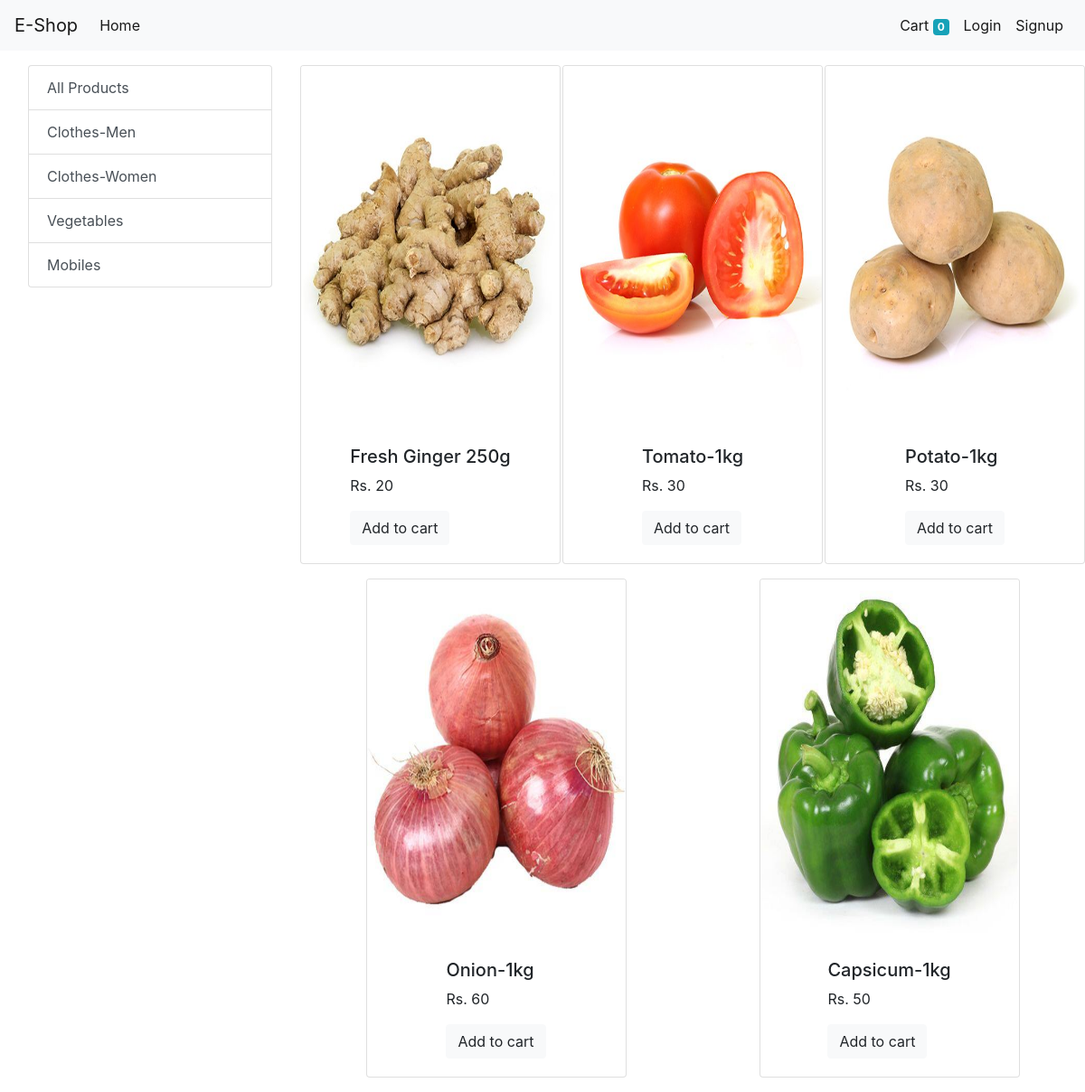
The app's page /?category=5 with its own data.
### store/models/category.py (models this page shows, shortened)
class Category(models.Model):
    name=models.CharField(max_length=100)
    @staticmethod
    def get_all_categories():
        return Category.objects.all()

### store/models/product.py (models this page shows, shortened)
class Product(models.Model):
    name=models.CharField(max_length=100)
    price=models.IntegerField(default=0)
    description=models.CharField(max_length=200,null=False)
    image=models.ImageField(upload_to='uploads/products/')
    category=models.ForeignKey(Category,on_delete=models.CASCADE,default=1)
    @staticmethod
    def get_all_products():
        return Product.objects.all()
    @staticmethod
    def get_products_byId(category_r):
        if category_r:
            return Product.objects.filter(category=category_r)
        else:
            return Product.objects.all()

### store/views.py (the view, shortened to what this page needs)
# urls.py: 2. Add a URL to urlpatterns:  path('', views.home, name='home')
def home(request):
    if request.method=='GET':
        if not request.session.get('cart'):
            request.session['cart']={}
        products=product.Product.get_all_products()
        category_r=request.GET.get('category')
        if category_r ==0:
            products=product.Product.get_all_products()
        else:
            products=product.Product.get_products_byId(category_r)
        categories=category.Category.get_all_categories()
        return render(request,'store/home.htm',{'prds':products,'cat':categories})

### store/templatetags/cart.py (called while the page is built)
@register.filter(name='is_in_cart')
def is_in_cart(product,cart):
    if str(product) in cart.keys():
        return True
    else:
        return False

### store/templates/store/home.htm (shortened to what this page needs)
{% extends 'store/base.htm' %}
{% block content %}
{% load cart %}
<div class="container-fluid mt-3 ml-3 ">
    <div class="row">
        <div class="col-lg-3">
            <div class="list-group">
                <a href='/' class="list-group-item list-group-item-action ">All Products</a>
                {% for i in cat %}
                <a href="/?category={{i.id}}" class="list-group-item list-group-item-action ">{{i.name}}</a>
                {% endfor %}
            </div>
        </div>
        <div id="products" class="col-lg-9 mx-auto">
            <div class="row mx-auto">
                {% for i in prds %}
              <div class="card mx-auto mb-3" id={{i.id}} style="width: 18rem;">
                  <img style="height: 400px;" class="card-img-top"  src={{i.image.url}} alt="...">
                  <div class="card-body mx-auto">
                    <h5 class={{i.name}}>{{i.name}}</h5>
                    <p class="card-text">Rs. {{i.price}}</p>
                    <div class='cart-footer row no-gutters'>
                        {% if i.id|is_in_cart:request.session.cart%}
                        <div class="row" >
                            <form action="/#{{i.id}}" method="POST" class="col-2 ">
                                {% csrf_token %}
                                <input hidden type="text" name='remove' value={{i.id}}>
                                <input type="submit" value="-" class="btn btn-block btn-light">
                            </form>
                            <div class="text-center col-8">{{i.id|cart_count:request.session.cart}} in cart</div>
                            <form action="/#{{i.id}}" method="POST" class="col-2 ">
                            {% csrf_token %}
                                <input hidden type="text" name='id' value={{i.id}}>
                                <input type="submit" value="+" class="btn btn-block btn-light">
                            </form>
                        </div>
                        {% else %}
                        <form action="/#{{i.id}}" method="POST" class="btn-blovk">
                            <input type='submit' class="float-right btn-block btn btn-light" value="Add to cart">
                            </form>
                        {% endif %}
                    </div>
                  </div>
                </div>
                {% endfor %}
          </div>
        </div>
    </div>
</div>
{% endblock %}

### records on screen
Category: name "Clothes-Men"
Category: name "Clothes-Women"
Category: name "Vegetables"
Category: name "Mobiles"
Product: image (picture), name "Fresh Ginger 250g", price "20"
Product: image (picture), name "Tomato-1kg", price "30"
Product: image (picture), name "Potato-1kg", price "30"
Product: {{ i.id }} 18 (drawn), image (picture), name "Onion-1kg", price "60"
Product: image (picture), name "Capsicum-1kg", price "50"

### other values on screen
{{ request.session.cart.keys|length }} "0"
